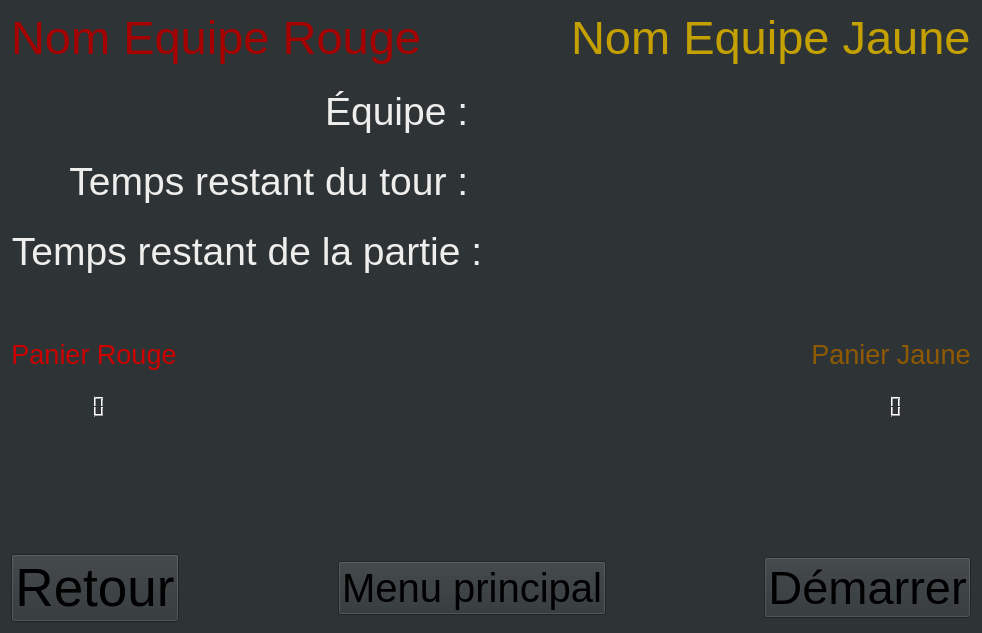
      <widget class="QWidget" name="pagePartie">
       <property name="styleSheet">
        <string notr="true">background-color: rgb(46, 52, 54);</string>
       </property>
       <layout class="QVBoxLayout" name="verticalLayout_11">
        <item>
         <layout class="QVBoxLayout" name="verticalLayoutPrincipalPartie">
          <property name="spacing">
           <number>25</number>
          </property>
          <item>
           <layout class="QHBoxLayout" name="horizontalLayoutEquipesPartie">
            <item>
             <widget class="QLabel" name="nomEquipeRouge_2">
              <property name="font">
               <font>
                <pointsize>35</pointsize>
               </font>
              </property>
              <property name="styleSheet">
               <string notr="true">color: rgb(164, 0, 0);</string>
              </property>
              <property name="text">
               <string>Nom Equipe Rouge</string>
              </property>
             </widget>
            </item>
            <item>
             <spacer name="horizontalSpacer_9">
              <property name="orientation">
               <enum>Qt::Horizontal</enum>
              </property>
              <property name="sizeHint" stdset="0">
               <size>
                <width>40</width>
                <height>20</height>
               </size>
              </property>
             </spacer>
            </item>
            <item>
             <widget class="QLabel" name="labelDuree">
              <property name="font">
               <font>
                <pointsize>25</pointsize>
               </font>
              </property>
              <property name="text">
               <string/>
              </property>
             </widget>
            </item>
            <item>
             <spacer name="horizontalSpacer_3">
              <property name="orientation">
               <enum>Qt::Horizontal</enum>
              </property>
              <property name="sizeHint" stdset="0">
               <size>
                <width>40</width>
                <height>20</height>
               </size>
              </property>
             </spacer>
            </item>
            <item>
             <widget class="QLabel" name="nomEquipeJaune_2">
              <property name="sizePolicy">
               <sizepolicy hsizetype="Maximum" vsizetype="Preferred">
                <horstretch>0</horstretch>
                <verstretch>0</verstretch>
               </sizepolicy>
              </property>
              <property name="font">
               <font>
                <pointsize>35</pointsize>
               </font>
              </property>
              <property name="styleSheet">
               <string notr="true">color: rgb(196, 160, 0);</string>
              </property>
              <property name="text">
               <string>Nom Equipe Jaune</string>
              </property>
             </widget>
            </item>
           </layout>
          </item>
          <item>
           <layout class="QVBoxLayout" name="verticalLayoutPuissance4">
            <item>
             <layout class="QHBoxLayout" name="horizontalLayoutInfosEquipe">
              <property name="rightMargin">
               <number>0</number>
              </property>
              <property name="bottomMargin">
               <number>0</number>
              </property>
              <item>
               <widget class="QLabel" name="labelNomEquipeEnCours">
                <property name="sizePolicy">
                 <sizepolicy hsizetype="Preferred" vsizetype="Fixed">
                  <horstretch>0</horstretch>
                  <verstretch>0</verstretch>
                 </sizepolicy>
                </property>
                <property name="font">
                 <font>
                  <pointsize>29</pointsize>
                 </font>
                </property>
                <property name="styleSheet">
                 <string notr="true">color: rgb(238, 238, 236);</string>
                </property>
                <property name="text">
                 <string>Équipe : </string>
                </property>
                <property name="alignment">
                 <set>Qt::AlignRight|Qt::AlignTrailing|Qt::AlignVCenter</set>
                </property>
               </widget>
              </item>
              <item>
               <widget class="QLabel" name="labelEquipeEnCours">
                <property name="font">
                 <font>
                  <pointsize>29</pointsize>
                 </font>
                </property>
                <property name="styleSheet">
                 <string notr="true">color: rgb(238, 238, 236);</string>
                </property>
                <property name="text">
                 <string/>
                </property>
               </widget>
              </item>
             </layout>
            </item>
           </layout>
          </item>
          <item>
           <layout class="QVBoxLayout" name="verticalLayoutInfosPartie">
            <property name="bottomMargin">
             <number>0</number>
            </property>
            <item>
             <layout class="QHBoxLayout" name="horizontalLayoutInfosTour">
              <property name="bottomMargin">
               <number>0</number>
              </property>
              <item>
               <widget class="QLabel" name="labelTempsTour">
                <property name="enabled">
                 <bool>true</bool>
                </property>
                <property name="sizePolicy">
                 <sizepolicy hsizetype="Preferred" vsizetype="Preferred">
                  <horstretch>0</horstretch>
                  <verstretch>0</verstretch>
                 </sizepolicy>
                </property>
                <property name="font">
                 <font>
                  <pointsize>29</pointsize>
                 </font>
                </property>
                <property name="styleSheet">
                 <string notr="true">color: rgb(238, 238, 236);</string>
                </property>
                <property name="text">
                 <string>Temps restant du tour : </string>
                </property>
                <property name="alignment">
                 <set>Qt::AlignRight|Qt::AlignTrailing|Qt::AlignVCenter</set>
                </property>
               </widget>
              </item>
              <item>
               <widget class="QLabel" name="tempsTour">
                <property name="enabled">
                 <bool>false</bool>
                </property>
                <property name="font">
                 <font>
                  <pointsize>29</pointsize>
                 </font>
                </property>
                <property name="text">
                 <string/>
                </property>
               </widget>
              </item>
             </layout>
            </item>
            <item>
             <layout class="QHBoxLayout" name="horizontalLayoutInosPartie">
              <property name="bottomMargin">
               <number>0</number>
              </property>
              <item>
               <widget class="QLabel" name="labelTempsPartie">
                <property name="enabled">
                 <bool>true</bool>
                </property>
                <property name="sizePolicy">
                 <sizepolicy hsizetype="Preferred" vsizetype="Preferred">
                  <horstretch>0</horstretch>
                  <verstretch>0</verstretch>
                 </sizepolicy>
                </property>
                <property name="font">
                 <font>
                  <pointsize>29</pointsize>
                 </font>
                </property>
                <property name="styleSheet">
                 <string notr="true">color: rgb(238, 238, 236);</string>
                </property>
                <property name="text">
                 <string>Temps restant de la partie : </string>
                </property>
                <property name="alignment">
                 <set>Qt::AlignRight|Qt::AlignTrailing|Qt::AlignVCenter</set>
                </property>
               </widget>
              </item>
              <item>
               <widget class="QLabel" name="tempsPartie">
                <property name="enabled">
                 <bool>false</bool>
                </property>
                <property name="font">
                 <font>
                  <pointsize>29</pointsize>
                 </font>
                </property>
                <property name="text">
                 <string/>
                </property>
               </widget>
              </item>
             </layout>
            </item>
           </layout>
          </item>
          <item>
           <spacer name="verticalSpacer_4">
            <property name="orientation">
             <enum>Qt::Vertical</enum>
            </property>
            <property name="sizeHint" stdset="0">
             <size>
              <width>20</width>
              <height>40</height>
             </size>
            </property>
           </spacer>
          </item>
          <item>
           <layout class="QHBoxLayout" name="horizontalLayoutAffichagePartie">
            <property name="leftMargin">
             <number>0</number>
            </property>
            <property name="rightMargin">
             <number>0</number>
            </property>
            <property name="bottomMargin">
             <number>0</number>
            </property>
            <item>
             <layout class="QVBoxLayout" name="verticalLayoutAffichageEquipeRouge">
              <item>
               <widget class="QLabel" name="labelPanierEquipeRouge">
                <property name="font">
                 <font>
                  <pointsize>20</pointsize>
                 </font>
                </property>
                <property name="styleSheet">
                 <string notr="true">color: rgb(204, 0, 0);</string>
                </property>
                <property name="text">
                 <string>Panier Rouge</string>
                </property>
                <property name="alignment">
                 <set>Qt::AlignCenter</set>
                </property>
               </widget>
              </item>
              <item>
               <widget class="QLCDNumber" name="lcdNumberPointsEquipeRouge">
                <property name="font">
                 <font>
                  <pointsize>18</pointsize>
                 </font>
                </property>
                <property name="lineWidth">
                 <number>0</number>
                </property>
                <property name="midLineWidth">
                 <number>0</number>
                </property>
                <property name="digitCount">
                 <number>2</number>
                </property>
               </widget>
              </item>
             </layout>
            </item>
            <item>
             <spacer name="horizontalSpacer_10">
              <property name="orientation">
               <enum>Qt::Horizontal</enum>
              </property>
              <property name="sizeHint" stdset="0">
               <size>
                <width>40</width>
                <height>20</height>
               </size>
              </property>
             </spacer>
            </item>
            <item>
             <widget class="QLabel" name="labelVisualisationPuissance4">
              <property name="text">
               <string/>
              </property>
              <property name="pixmap">
               <pixmap resource="ressources.qrc">:/puissance4.png</pixmap>
              </property>
             </widget>
            </item>
            <item>
             <spacer name="horizontalSpacer_11">
              <property name="orientation">
               <enum>Qt::Horizontal</enum>
              </property>
              <property name="sizeHint" stdset="0">
               <size>
                <width>40</width>
                <height>20</height>
               </size>
              </property>
             </spacer>
            </item>
            <item>
             <layout class="QVBoxLayout" name="verticalLayoutAffichageEquipeJaune">
              <item>
               <widget class="QLabel" name="labelPanierEquipeJaune">
                <property name="font">
                 <font>
                  <pointsize>20</pointsize>
                 </font>
                </property>
                <property name="styleSheet">
                 <string notr="true">color: rgb(143, 89, 2);</string>
                </property>
                <property name="text">
                 <string>Panier Jaune</string>
                </property>
                <property name="alignment">
                 <set>Qt::AlignCenter</set>
                </property>
               </widget>
              </item>
              <item>
               <widget class="QLCDNumber" name="lcdNumberPointsEquipeJaune">
                <property name="frameShape">
                 <enum>QFrame::Box</enum>
                </property>
                <property name="frameShadow">
                 <enum>QFrame::Raised</enum>
                </property>
                <property name="lineWidth">
                 <number>0</number>
                </property>
                <property name="digitCount">
                 <number>2</number>
                </property>
               </widget>
              </item>
             </layout>
            </item>
           </layout>
          </item>
          <item>
           <spacer name="verticalSpacer_5">
            <property name="orientation">
             <enum>Qt::Vertical</enum>
            </property>
            <property name="sizeHint" stdset="0">
             <size>
              <width>20</width>
              <height>40</height>
             </size>
            </property>
           </spacer>
          </item>
          <item alignment="Qt::AlignHCenter">
           <widget class="QLabel" name="messageVictoireEquipe">
            <property name="enabled">
             <bool>false</bool>
            </property>
            <property name="sizePolicy">
             <sizepolicy hsizetype="Fixed" vsizetype="Preferred">
              <horstretch>0</horstretch>
              <verstretch>0</verstretch>
             </sizepolicy>
            </property>
            <property name="font">
             <font>
              <pointsize>30</pointsize>
             </font>
            </property>
            <property name="text">
             <string/>
            </property>
            <property name="alignment">
             <set>Qt::AlignLeading|Qt::AlignLeft|Qt::AlignVCenter</set>
            </property>
           </widget>
          </item>
          <item>
           <layout class="QHBoxLayout" name="layoutBasDePagePartie">
            <item>
             <widget class="QPushButton" name="boutonRetourPagePartie">
              <property name="font">
               <font>
                <pointsize>40</pointsize>
               </font>
              </property>
              <property name="styleSheet">
               <string notr="true">color: rgb(0, 0, 0);</string>
              </property>
              <property name="text">
               <string>Retour</string>
              </property>
             </widget>
            </item>
            <item>
             <spacer name="horizontalSpacer_6">
              <property name="orientation">
               <enum>Qt::Horizontal</enum>
              </property>
              <property name="sizeHint" stdset="0">
               <size>
                <width>40</width>
                <height>20</height>
               </size>
              </property>
             </spacer>
            </item>
            <item>
             <widget class="QPushButton" name="boutonRetourPrincipalePagePartie">
              <property name="font">
               <font>
                <pointsize>30</pointsize>
               </font>
              </property>
              <property name="styleSheet">
               <string notr="true">color: rgb(0, 0, 0);</string>
              </property>
              <property name="text">
               <string>Menu principal</string>
              </property>
             </widget>
            </item>
            <item>
             <spacer name="horizontalSpacer_5">
              <property name="orientation">
               <enum>Qt::Horizontal</enum>
              </property>
              <property name="sizeHint" stdset="0">
               <size>
                <width>40</width>
                <height>20</height>
               </size>
              </property>
             </spacer>
            </item>
            <item>
             <widget class="QPushButton" name="boutonGererPartiePagePartie">
              <property name="font">
               <font>
                <pointsize>35</pointsize>
               </font>
              </property>
              <property name="styleSheet">
               <string notr="true">color: rgb(0, 0, 0);</string>
              </property>
              <property name="text">
               <string>Démarrer</string>
              </property>
             </widget>
            </item>
           </layout>
          </item>
         </layout>
        </item>
       </layout>
      </widget>
